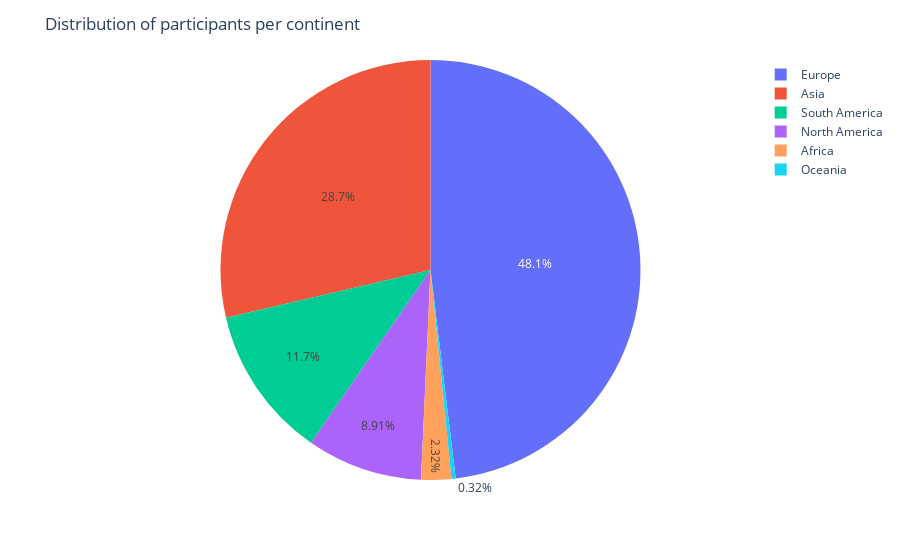

This figure's notebook cell:
### Code cell
fig = px.pie(df_users_country, values=count_users_continent.values, names=percentage_users_continent.index)
fig.update_traces(textinfo='percent')
fig.update_layout(title_text='Distribution of participants per continent')
fig.show(figsize=(10,10))

### Figure 1 — Plotly figure (JSON) as saved in the notebook; plotly's stock layout.template omitted (floating-point values rounded to 4 significant figures)
{"data": [{"domain": {"x": [0, 1], "y": [0, 1]}, "hovertemplate": "label=%{label}<br>value=%{value}<extra></extra>", "labels": ["Europe", "Asia", "South America", "North America", "Africa", "Oceania"], "legendgroup": "", "name": "", "showlegend": true, "textinfo": "percent", "type": "pie", "values": [1203, 717, 293, 223, 58, 8]}], "layout": {"legend": {"tracegroupgap": 0}, "margin": {"t": 60}, "title": {"text": "Distribution of participants per continent"}}}
